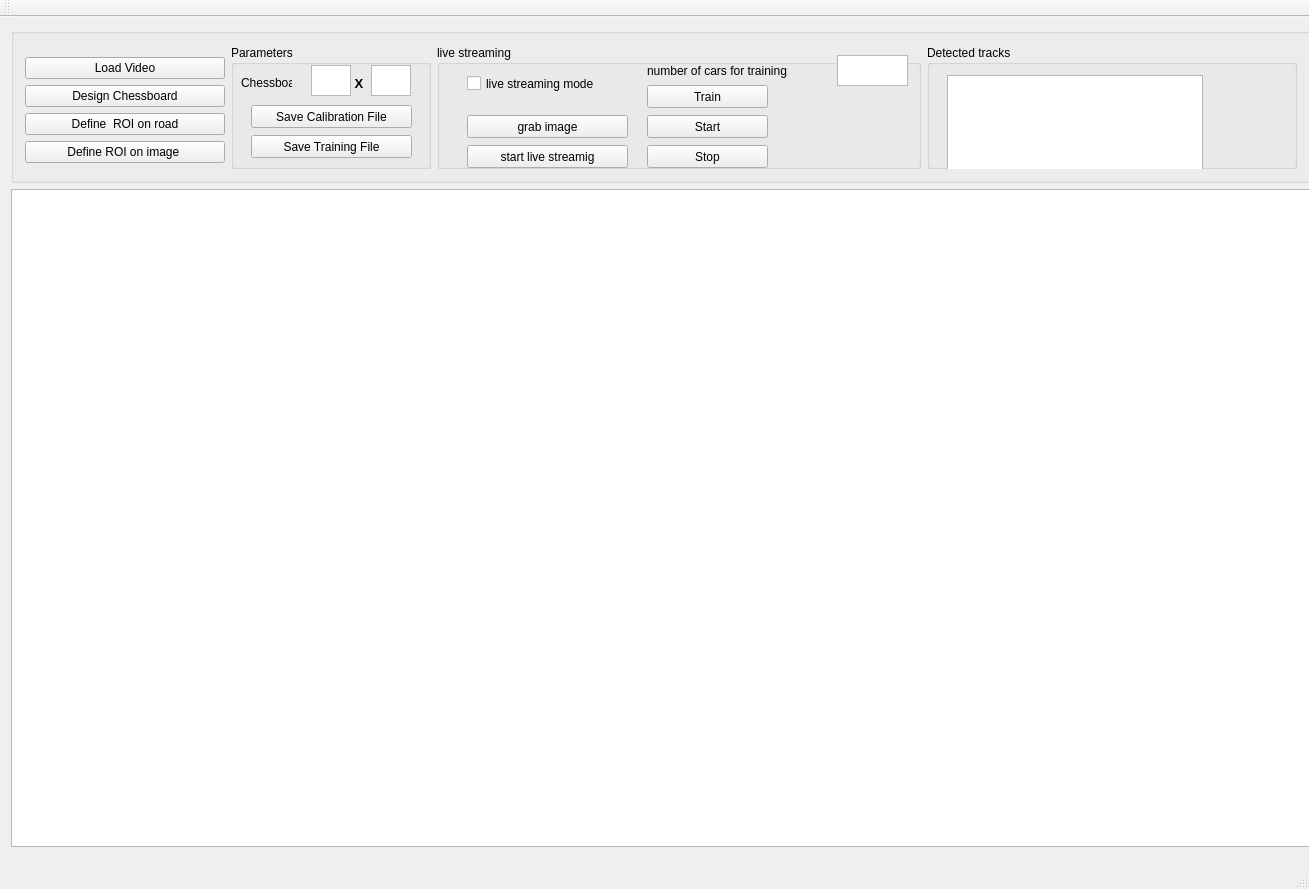
<?xml version="1.0" encoding="UTF-8"?>
<ui version="4.0">
 <class>TrafficMonitoringV3QtAppClass</class>
 <widget class="QMainWindow" name="TrafficMonitoringV3QtAppClass">
  <property name="geometry">
   <rect>
    <x>0</x>
    <y>0</y>
    <width>1309</width>
    <height>889</height>
   </rect>
  </property>
  <property name="sizePolicy">
   <sizepolicy hsizetype="Expanding" vsizetype="Expanding">
    <horstretch>0</horstretch>
    <verstretch>0</verstretch>
   </sizepolicy>
  </property>
  <property name="windowTitle">
   <string>TrafficMonitoringV3QtApp</string>
  </property>
  <property name="layoutDirection">
   <enum>Qt::LeftToRight</enum>
  </property>
  <widget class="QWidget" name="centralWidget">
   <property name="sizePolicy">
    <sizepolicy hsizetype="Expanding" vsizetype="Expanding">
     <horstretch>0</horstretch>
     <verstretch>0</verstretch>
    </sizepolicy>
   </property>
   <widget class="QWidget" name="gridLayoutWidget">
    <property name="geometry">
     <rect>
      <x>0</x>
      <y>0</y>
      <width>1675</width>
      <height>841</height>
     </rect>
    </property>
    <layout class="QGridLayout" name="gridLayout_2">
     <property name="sizeConstraint">
      <enum>QLayout::SetMaximumSize</enum>
     </property>
     <item row="0" column="0">
      <layout class="QGridLayout" name="gridLayout_3">
       <item row="0" column="5">
        <layout class="QGridLayout" name="gridLayout"/>
       </item>
       <item row="2" column="1">
        <widget class="QGraphicsView" name="graphicsView_2">
         <property name="minimumSize">
          <size>
           <width>900</width>
           <height>0</height>
          </size>
         </property>
         <property name="maximumSize">
          <size>
           <width>1300</width>
           <height>16777215</height>
          </size>
         </property>
        </widget>
       </item>
       <item row="1" column="1">
        <widget class="QGroupBox" name="groupBox">
         <property name="minimumSize">
          <size>
           <width>900</width>
           <height>150</height>
          </size>
         </property>
         <property name="maximumSize">
          <size>
           <width>1300</width>
           <height>16777215</height>
          </size>
         </property>
         <property name="title">
          <string/>
         </property>
         <property name="alignment">
          <set>Qt::AlignLeading|Qt::AlignLeft|Qt::AlignTop</set>
         </property>
         <layout class="QGridLayout" name="gridLayout_4">
          <item row="0" column="2" rowspan="7">
           <layout class="QHBoxLayout" name="horizontalLayout">
            <property name="bottomMargin">
             <number>0</number>
            </property>
            <item>
             <widget class="QGroupBox" name="groupBox_4">
              <property name="maximumSize">
               <size>
                <width>550</width>
                <height>320</height>
               </size>
              </property>
              <property name="baseSize">
               <size>
                <width>100</width>
                <height>100</height>
               </size>
              </property>
              <property name="title">
               <string>live streaming</string>
              </property>
              <widget class="QPushButton" name="grabImage">
               <property name="geometry">
                <rect>
                 <x>30</x>
                 <y>70</y>
                 <width>161</width>
                 <height>23</height>
                </rect>
               </property>
               <property name="text">
                <string>grab image</string>
               </property>
              </widget>
              <widget class="QPushButton" name="startStreaming">
               <property name="geometry">
                <rect>
                 <x>30</x>
                 <y>100</y>
                 <width>161</width>
                 <height>23</height>
                </rect>
               </property>
               <property name="text">
                <string>start live streamig</string>
               </property>
              </widget>
              <widget class="QCheckBox" name="liveStreamingCheckBox">
               <property name="geometry">
                <rect>
                 <x>30</x>
                 <y>30</y>
                 <width>151</width>
                 <height>17</height>
                </rect>
               </property>
               <property name="text">
                <string>live streaming mode</string>
               </property>
              </widget>
              <widget class="QPushButton" name="train">
               <property name="geometry">
                <rect>
                 <x>210</x>
                 <y>40</y>
                 <width>121</width>
                 <height>23</height>
                </rect>
               </property>
               <property name="text">
                <string>Train</string>
               </property>
              </widget>
              <widget class="QPushButton" name="stopButton">
               <property name="geometry">
                <rect>
                 <x>210</x>
                 <y>100</y>
                 <width>121</width>
                 <height>23</height>
                </rect>
               </property>
               <property name="text">
                <string>Stop</string>
               </property>
              </widget>
              <widget class="QPushButton" name="bevVideo">
               <property name="geometry">
                <rect>
                 <x>210</x>
                 <y>70</y>
                 <width>121</width>
                 <height>23</height>
                </rect>
               </property>
               <property name="text">
                <string>Start</string>
               </property>
              </widget>
              <widget class="QTextEdit" name="numOfTrainingSamples">
               <property name="geometry">
                <rect>
                 <x>400</x>
                 <y>10</y>
                 <width>71</width>
                 <height>31</height>
                </rect>
               </property>
              </widget>
              <widget class="QLabel" name="label">
               <property name="geometry">
                <rect>
                 <x>210</x>
                 <y>10</y>
                 <width>141</width>
                 <height>31</height>
                </rect>
               </property>
               <property name="text">
                <string>number of cars for training:</string>
               </property>
              </widget>
             </widget>
            </item>
            <item>
             <widget class="QGroupBox" name="detectedTracksgb">
              <property name="maximumSize">
               <size>
                <width>370</width>
                <height>16777215</height>
               </size>
              </property>
              <property name="title">
               <string>Detected tracks</string>
              </property>
              <widget class="QListWidget" name="listWidget">
               <property name="geometry">
                <rect>
                 <x>20</x>
                 <y>30</y>
                 <width>256</width>
                 <height>101</height>
                </rect>
               </property>
              </widget>
             </widget>
            </item>
           </layout>
          </item>
          <item row="2" column="0">
           <widget class="QPushButton" name="loadVideo">
            <property name="text">
             <string>Load Video</string>
            </property>
           </widget>
          </item>
          <item row="4" column="0">
           <widget class="QPushButton" name="chooseROI">
            <property name="maximumSize">
             <size>
              <width>200</width>
              <height>16777215</height>
             </size>
            </property>
            <property name="text">
             <string>Define  ROI on road</string>
            </property>
           </widget>
          </item>
          <item row="5" column="0">
           <widget class="QPushButton" name="calibrateFunction">
            <property name="text">
             <string>Define ROI on image </string>
            </property>
           </widget>
          </item>
          <item row="3" column="0">
           <widget class="QPushButton" name="DesignChessboard">
            <property name="text">
             <string>Design Chessboard</string>
            </property>
           </widget>
          </item>
          <item row="0" column="1" rowspan="7">
           <widget class="QGroupBox" name="groupBox_2">
            <property name="maximumSize">
             <size>
              <width>200</width>
              <height>16777215</height>
             </size>
            </property>
            <property name="title">
             <string>Parameters</string>
            </property>
            <widget class="QLabel" name="label_3">
             <property name="geometry">
              <rect>
               <x>10</x>
               <y>30</y>
               <width>51</width>
               <height>16</height>
              </rect>
             </property>
             <property name="text">
              <string>Chessboard</string>
             </property>
            </widget>
            <widget class="QTextEdit" name="heightParameter_2">
             <property name="geometry">
              <rect>
               <x>80</x>
               <y>20</y>
               <width>40</width>
               <height>31</height>
              </rect>
             </property>
            </widget>
            <widget class="QTextEdit" name="heightParameter_3">
             <property name="geometry">
              <rect>
               <x>140</x>
               <y>20</y>
               <width>40</width>
               <height>31</height>
              </rect>
             </property>
            </widget>
            <widget class="QLabel" name="label_4">
             <property name="geometry">
              <rect>
               <x>120</x>
               <y>30</y>
               <width>16</width>
               <height>16</height>
              </rect>
             </property>
             <property name="font">
              <font>
               <pointsize>10</pointsize>
               <weight>75</weight>
               <bold>true</bold>
              </font>
             </property>
             <property name="text">
              <string>X</string>
             </property>
             <property name="alignment">
              <set>Qt::AlignCenter</set>
             </property>
            </widget>
            <widget class="QPushButton" name="LoadCalibFile">
             <property name="geometry">
              <rect>
               <x>20</x>
               <y>60</y>
               <width>161</width>
               <height>23</height>
              </rect>
             </property>
             <property name="text">
              <string>Save Calibration File</string>
             </property>
            </widget>
            <widget class="QPushButton" name="LoadTrainingFile">
             <property name="geometry">
              <rect>
               <x>20</x>
               <y>90</y>
               <width>161</width>
               <height>23</height>
              </rect>
             </property>
             <property name="text">
              <string>Save Training File</string>
             </property>
            </widget>
           </widget>
          </item>
         </layout>
        </widget>
       </item>
      </layout>
     </item>
    </layout>
   </widget>
  </widget>
  <widget class="QMenuBar" name="menuBar">
   <property name="geometry">
    <rect>
     <x>0</x>
     <y>0</y>
     <width>1309</width>
     <height>25</height>
    </rect>
   </property>
  </widget>
  <widget class="QToolBar" name="mainToolBar">
   <attribute name="toolBarArea">
    <enum>TopToolBarArea</enum>
   </attribute>
   <attribute name="toolBarBreak">
    <bool>false</bool>
   </attribute>
  </widget>
  <widget class="QStatusBar" name="statusBar"/>
 </widget>
 <layoutdefault spacing="6" margin="11"/>
 <resources/>
 <connections/>
</ui>
